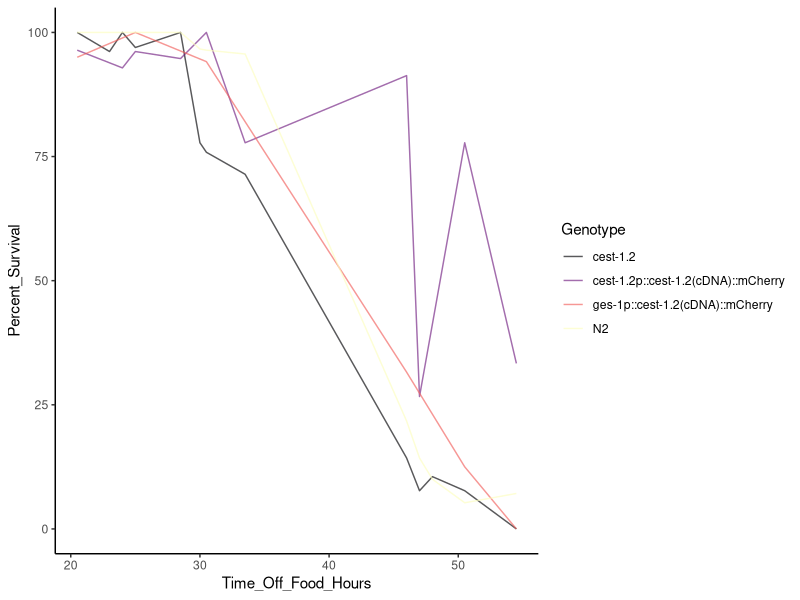
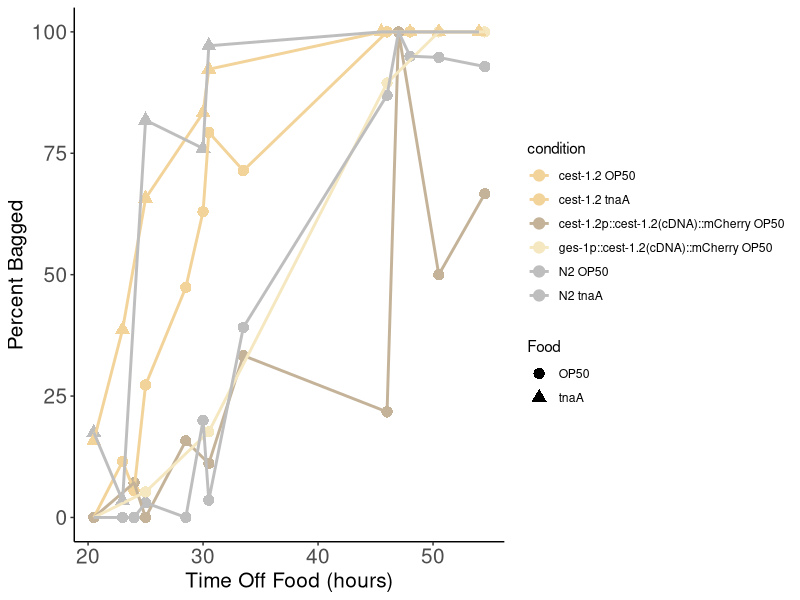

Here is the R script that generated these plots, in order:
## ---- chunk 1
knitr::opts_chunk$set(echo = TRUE)
library(tidyverse)
library(patchwork)
library(ggbeeswarm)
library(kableExtra)
library(magrittr)
library(viridis)
theme_set(theme_classic())
## ---- chunk 2
df <- read_csv('Starvation_Data.csv') %>%
  
mutate(Percent_Survival = ((100* Alive)/(Dead + Alive)), 
       Percent_Bagged = ((100* Bagged)/(Dead + Alive)),
       condition = (paste(Genotype, Food)))

## ---- chunk 3
(SurvivalPlot <- df %>%
  filter(Food != "BW",Food != "tnaA") %>%
  ggplot(aes(x = Time_Off_Food_Hours , color = Genotype, y = Percent_Survival)) +
  geom_line() +
 scale_color_viridis(discrete = TRUE, option = "A", alpha = 0.65) +
    scale_fill_viridis(discrete = TRUE, option = "A", alpha = 0.65))
## ---- chunk 4


(BaggingPlot <- df %>%
  filter(Genotype != "tdc-1", Food != "BW") %>%
  ggplot(aes(x = Time_Off_Food_Hours , color = condition, y = Percent_Bagged)) +
  geom_point(aes(shape = Food), size = 3.5)+
  geom_line(size = 1) +
  scale_color_manual(values = c("#F2D39A","#F2D39A","#C4B399", "#F5E7C0","#bebebe", "#bebebe")) +
   labs(y = "Percent Bagged", x = "Time Off Food (hours)") +
   theme(axis.text=element_text(size=15), axis.title =element_text(size=15)))
